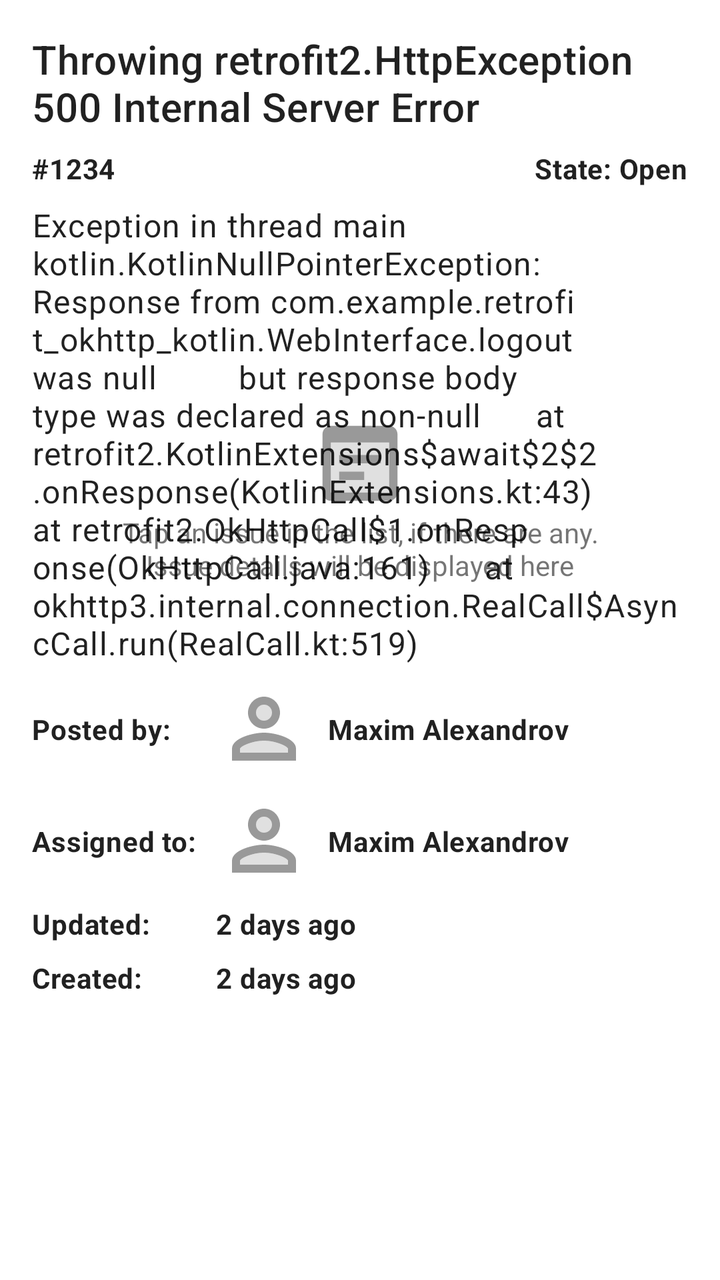
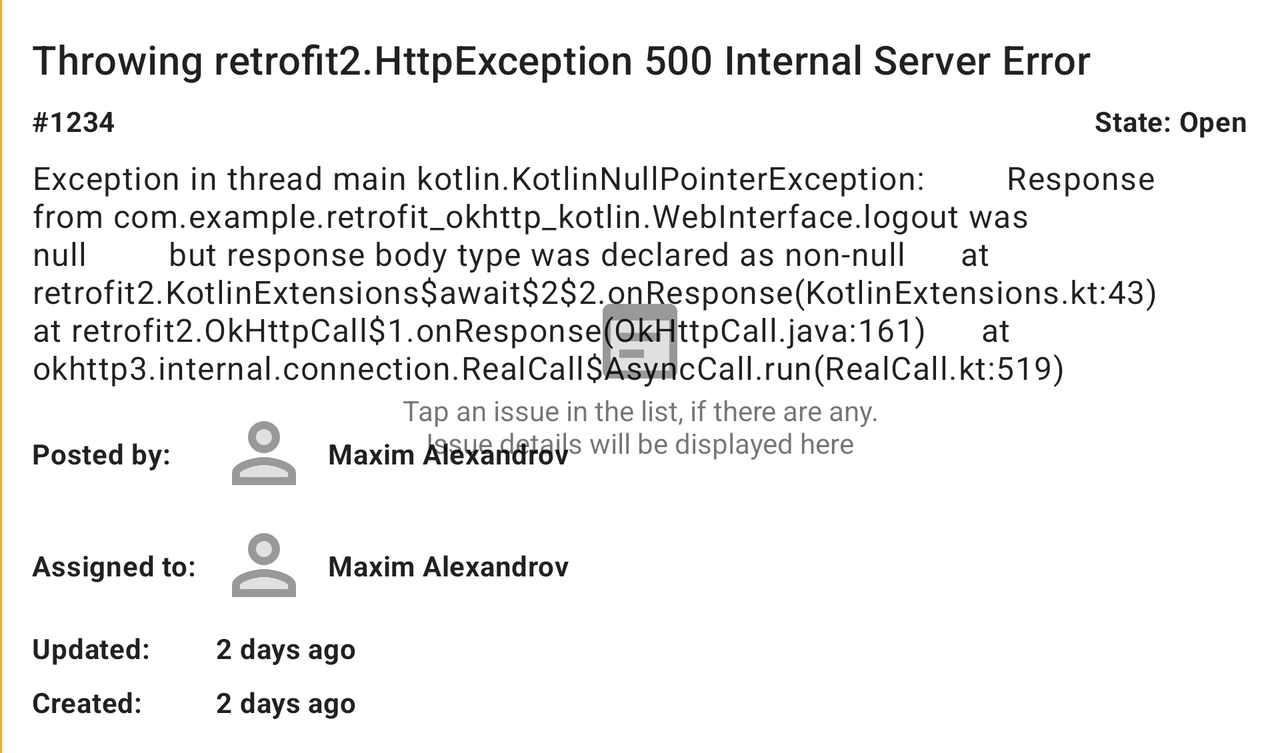

Compare how this app lays out the same screen by default and in its alternative resource folder. The renders come first, then the two layout files and the values they reference.
<!-- AndroidManifest.xml: application theme Theme.GithubIssues -->
<!-- res/layout/fragment_issue_detail.xml -->
<?xml version="1.0" encoding="utf-8"?>
<ScrollView xmlns:android="http://schemas.android.com/apk/res/android"
    xmlns:app="http://schemas.android.com/apk/res-auto"
    xmlns:tools="http://schemas.android.com/tools"
    android:layout_width="match_parent"
    android:layout_height="match_parent"
    android:layout_below="@id/appbar"
    android:paddingBottom="16dp"
    android:clipToPadding="false">

    <androidx.constraintlayout.widget.ConstraintLayout
        android:layout_width="match_parent"
        android:layout_height="wrap_content">

        <TextView
            style="@style/IssueTitleText"
            android:id="@+id/issue_details_title"
            android:layout_width="0dp"
            android:layout_height="wrap_content"
            android:layout_marginStart="@dimen/margin_on_sides"
            android:layout_marginTop="@dimen/margin_on_sides"
            android:layout_marginEnd="@dimen/margin_on_sides"
            app:layout_constraintEnd_toEndOf="parent"
            app:layout_constraintStart_toStartOf="parent"
            app:layout_constraintTop_toTopOf="parent"
            tools:text="Throwing retrofit2.HttpException 500 Internal Server Error" />

        <TextView
            style="@style/IssueMetadataText"
            android:id="@+id/issue_details_number"
            android:layout_width="wrap_content"
            android:layout_height="wrap_content"
            android:layout_marginStart="@dimen/margin_on_sides"
            android:layout_marginTop="@dimen/margin_between_elements"
            app:layout_constraintEnd_toStartOf="@+id/issue_details_state"
            app:layout_constraintHorizontal_chainStyle="spread_inside"
            app:layout_constraintStart_toStartOf="parent"
            app:layout_constraintTop_toBottomOf="@+id/issue_details_title"
            tools:text="#1234" />

        <TextView
            style="@style/IssueMetadataText"
            android:id="@+id/issue_details_state"
            android:layout_width="wrap_content"
            android:layout_height="wrap_content"
            android:layout_marginTop="@dimen/margin_between_elements"
            android:layout_marginEnd="@dimen/margin_on_sides"
            app:layout_constraintEnd_toEndOf="parent"
            app:layout_constraintStart_toEndOf="@+id/issue_details_number"
            app:layout_constraintTop_toBottomOf="@+id/issue_details_title"
            tools:text="State: Open" />

        <TextView
            style="@style/IssueDescriptionText"
            android:id="@+id/issue_details_body"
            android:layout_width="0dp"
            android:layout_height="wrap_content"
            android:layout_marginStart="@dimen/margin_on_sides"
            android:layout_marginTop="@dimen/margin_between_elements"
            android:layout_marginEnd="@dimen/margin_on_sides"
            android:paddingEnd="@dimen/small_padding"
            app:layout_constraintEnd_toEndOf="parent"
            app:layout_constraintStart_toStartOf="parent"
            app:layout_constraintTop_toBottomOf="@+id/issue_details_number"
            tools:text="Exception in thread main kotlin.KotlinNullPointerException:
        Response from com.example.retrofit_okhttp_kotlin.WebInterface.logout was null
        but response body type was declared as non-null
	    at retrofit2.KotlinExtensions$await$2$2.onResponse(KotlinExtensions.kt:43)
	    at retrofit2.OkHttpCall$1.onResponse(OkHttpCall.java:161)
	    at okhttp3.internal.connection.RealCall$AsyncCall.run(RealCall.kt:519)"
            tools:ignore="RtlSymmetry" />

        <TextView
            style="@style/IssueMetadataText"
            android:id="@+id/issue_details_posted_by"
            android:layout_width="wrap_content"
            android:layout_height="wrap_content"
            android:layout_marginStart="@dimen/margin_on_sides"
            app:layout_constraintBottom_toBottomOf="@id/issue_details_author_avatar"
            app:layout_constraintStart_toStartOf="parent"
            app:layout_constraintTop_toTopOf="@id/issue_details_author_avatar"
            android:text="@string/posted_by" />

        <ImageView
            android:id="@+id/issue_details_author_avatar"
            android:layout_width="@dimen/issue_details_avatar_width"
            android:layout_height="@dimen/issue_details_avatar_height"
            android:layout_marginTop="@dimen/margin_between_elements"
            android:layout_marginStart="@dimen/margin_between_elements"
            app:layout_constraintEnd_toStartOf="@+id/issue_details_author"
            app:layout_constraintHorizontal_bias="0.5"
            app:layout_constraintStart_toStartOf="@id/guideline"
            app:layout_constraintTop_toBottomOf="@id/issue_details_body"
            android:importantForAccessibility="no"
            tools:src="@drawable/ic_user_placeholder" />

        <TextView
            style="@style/IssueMetadataText"
            android:id="@+id/issue_details_author"
            android:layout_width="wrap_content"
            android:layout_height="wrap_content"
            android:layout_marginStart="@dimen/margin_between_elements"
            android:ellipsize="end"
            android:maxLines="1"
            app:layout_constraintBottom_toBottomOf="@id/issue_details_author_avatar"
            app:layout_constraintStart_toEndOf="@+id/issue_details_author_avatar"
            app:layout_constraintTop_toTopOf="@id/issue_details_author_avatar"
            tools:text="Maxim Alexandrov" />

        <TextView
            style="@style/IssueMetadataText"
            android:id="@+id/issue_details_assigned_to"
            android:layout_width="wrap_content"
            android:layout_height="wrap_content"
            android:layout_marginStart="@dimen/margin_on_sides"
            app:layout_constraintBottom_toBottomOf="@id/issue_details_assignee_avatar"
            app:layout_constraintStart_toStartOf="parent"
            app:layout_constraintTop_toTopOf="@id/issue_details_assignee_avatar"
            android:text="@string/assigned_to" />

        <ImageView
            android:id="@+id/issue_details_assignee_avatar"
            android:layout_width="@dimen/issue_details_avatar_width"
            android:layout_height="@dimen/issue_details_avatar_height"
            android:textAppearance="@style/TextAppearance.MaterialComponents.Body2"
            android:layout_marginTop="@dimen/margin_between_elements"
            android:layout_marginStart="@dimen/margin_between_elements"
            app:layout_constraintHorizontal_bias="0.5"
            app:layout_constraintStart_toStartOf="@+id/guideline"
            app:layout_constraintTop_toBottomOf="@id/issue_details_author_avatar"
            android:importantForAccessibility="no"
            tools:src="@drawable/ic_user_placeholder" />

        <TextView
            style="@style/IssueMetadataText"
            android:id="@+id/issue_details_assignee"
            android:layout_width="wrap_content"
            android:layout_height="wrap_content"
            android:layout_marginStart="@dimen/margin_between_elements"
            android:ellipsize="end"
            android:maxLines="1"
            app:layout_constraintBottom_toBottomOf="@id/issue_details_assignee_avatar"
            app:layout_constraintStart_toEndOf="@+id/issue_details_assignee_avatar"
            app:layout_constraintTop_toTopOf="@id/issue_details_assignee_avatar"
            tools:text="Maxim Alexandrov" />

        <TextView
            style="@style/IssueMetadataText"
            android:id="@+id/issue_details_updated"
            android:layout_width="wrap_content"
            android:layout_height="wrap_content"
            android:layout_marginStart="@dimen/margin_on_sides"
            android:layout_marginTop="@dimen/margin_between_elements"
            app:layout_constraintStart_toStartOf="parent"
            app:layout_constraintTop_toBottomOf="@id/issue_details_assignee_avatar"
            android:text="@string/updated" />

        <TextView
            style="@style/IssueMetadataText"
            android:id="@+id/issue_details_updated_date"
            android:layout_width="wrap_content"
            android:layout_height="wrap_content"
            android:layout_marginTop="@dimen/margin_between_elements"
            android:layout_marginStart="@dimen/margin_between_elements"
            app:layout_constraintStart_toStartOf="@+id/guideline"
            app:layout_constraintTop_toBottomOf="@id/issue_details_assignee_avatar"
            tools:text="2 days ago" />

        <TextView
            style="@style/IssueMetadataText"
            android:id="@+id/issue_details_created"
            android:layout_width="wrap_content"
            android:layout_height="wrap_content"
            android:layout_marginStart="@dimen/margin_on_sides"
            android:layout_marginTop="@dimen/margin_between_elements"
            app:layout_constraintStart_toStartOf="parent"
            app:layout_constraintTop_toBottomOf="@id/issue_details_updated"
            android:text="@string/created" />

        <TextView
            style="@style/IssueMetadataText"
            android:id="@+id/issue_details_created_date"
            android:layout_width="wrap_content"
            android:layout_height="wrap_content"
            android:layout_marginTop="@dimen/margin_between_elements"
            android:layout_marginStart="@dimen/margin_between_elements"
            app:layout_constraintStart_toStartOf="@+id/guideline"
            app:layout_constraintTop_toBottomOf="@id/issue_details_updated_date"
            tools:text="2 days ago" />

        <androidx.constraintlayout.widget.Guideline
            android:id="@+id/guideline"
            android:layout_width="wrap_content"
            android:layout_height="wrap_content"
            android:orientation="vertical"
            app:layout_constraintGuide_begin="100dp" />

        <ImageView
            android:id="@+id/empty_issue_details_placeholder_image"
            android:layout_width="@dimen/empty_issue_details_placeholder_image_width"
            android:layout_height="@dimen/empty_issue_details_placeholder_image_height"
            android:src="@drawable/ic_empty_issue_details"
            android:visibility="gone"
            app:layout_constraintBottom_toTopOf="@+id/empty_issue_details_placeholder_text"
            app:layout_constraintEnd_toEndOf="parent"
            app:layout_constraintStart_toStartOf="parent"
            app:layout_constraintTop_toTopOf="parent"
            app:layout_constraintVertical_chainStyle="packed"
            android:importantForAccessibility="no"
            tools:visibility="visible" />

        <TextView
            style="@style/IssueEmptyDetailsPlaceholderText"
            android:id="@+id/empty_issue_details_placeholder_text"
            android:layout_width="0dp"
            android:layout_height="wrap_content"
            android:gravity="center"
            android:text="@string/placeholder_no_issue_details"
            android:visibility="gone"
            app:layout_constraintBottom_toBottomOf="parent"
            app:layout_constraintEnd_toEndOf="parent"
            app:layout_constraintStart_toStartOf="parent"
            app:layout_constraintTop_toBottomOf="@+id/empty_issue_details_placeholder_image"
            tools:visibility="visible" />

    </androidx.constraintlayout.widget.ConstraintLayout>
</ScrollView>
<!-- resources referenced by this layout -->
<resources>
  <dimen name="empty_issue_details_placeholder_image_height">50dp</dimen>
  <dimen name="empty_issue_details_placeholder_image_width">50dp</dimen>
  <dimen name="issue_details_avatar_height">48dp</dimen>
  <dimen name="issue_details_avatar_width">48dp</dimen>
  <dimen name="margin_between_elements">8dp</dimen>
  <dimen name="margin_on_sides">16dp</dimen>
  <dimen name="small_padding">4dp</dimen>
  <!-- drawable ic_empty_issue_details (drawable) -->
  <vector android:alpha="0.67" android:autoMirrored="true"
      android:height="24dp" android:tint="?attr/colorControlNormal"
      android:viewportHeight="24" android:viewportWidth="24"
      android:width="24dp" xmlns:android="http://schemas.android.com/apk/res/android">
      <path android:fillAlpha="0.3"
          android:fillColor="@android:color/white"
          android:pathData="M19,19H5V7h14V19zM17,12H7v-2h10V12zM13,16H7v-2h6V16z" android:strokeAlpha="0.3"/>
      <path android:fillColor="@android:color/white" android:pathData="M19,3H5C3.89,3 3,3.9 3,5v14c0,1.1 0.89,2 2,2h14c1.1,0 2,-0.9 2,-2V5C21,3.9 20.11,3 19,3zM19,19H5V7h14V19zM17,12H7v-2h10V12zM13,16H7v-2h6V16z"/>
  </vector>
  <!-- drawable ic_user_placeholder (drawable) -->
  <vector android:alpha="0.67" android:height="48dp"
      android:tint="?attr/colorControlNormal" android:viewportHeight="24"
      android:viewportWidth="24" android:width="48dp" xmlns:android="http://schemas.android.com/apk/res/android">
      <path android:fillAlpha="0.3"
          android:fillColor="@android:color/white"
          android:pathData="M12,8m-2,0a2,2 0,1 1,4 0a2,2 0,1 1,-4 0" android:strokeAlpha="0.3"/>
      <path android:fillAlpha="0.3"
          android:fillColor="@android:color/white"
          android:pathData="M12,15c-2.7,0 -5.8,1.29 -6,2.01V18h12v-1c-0.2,-0.71 -3.3,-2 -6,-2z" android:strokeAlpha="0.3"/>
      <path android:fillColor="@android:color/white" android:pathData="M12,12c2.21,0 4,-1.79 4,-4s-1.79,-4 -4,-4 -4,1.79 -4,4 1.79,4 4,4zM12,6c1.1,0 2,0.9 2,2s-0.9,2 -2,2 -2,-0.9 -2,-2 0.9,-2 2,-2zM12,13c-2.67,0 -8,1.34 -8,4v3h16v-3c0,-2.66 -5.33,-4 -8,-4zM18,18L6,18v-0.99c0.2,-0.72 3.3,-2.01 6,-2.01s5.8,1.29 6,2v1z"/>
  </vector>
  <string name="assigned_to">Assigned to:</string>
  <string name="created">Created:</string>
  <string name="placeholder_no_issue_details">Tap an issue in the list, if there are any.\nIssue details will be displayed here</string>
  <string name="posted_by">Posted by:</string>
  <string name="updated">Updated:</string>
  <style name="IssueDescriptionText">
          <item name="android:textAppearance">@style/TextAppearance.MaterialComponents.Body1</item>
      </style>
  <style name="IssueMetadataText">
          <item name="android:textAppearance">@style/TextAppearance.MaterialComponents.Body2</item>
          <item name="android:textStyle">bold</item>
      </style>
  <style name="IssueTitleText">
          <item name="android:textAppearance">@style/TextAppearance.MaterialComponents.Headline6</item>
      </style>
  <style name="Theme.GithubIssues" parent="Theme.MaterialComponents.DayNight.DarkActionBar">
          
          <item name="colorPrimary">@color/purple_500</item>
          <item name="colorPrimaryVariant">@color/purple_700</item>
          <item name="colorOnPrimary">@color/white</item>
          
          <item name="colorSecondary">@color/teal_200</item>
          <item name="colorSecondaryVariant">@color/teal_700</item>
          <item name="colorOnSecondary">@color/black</item>
          
          <item name="android:statusBarColor" tools:targetApi="l">?attr/colorPrimaryVariant</item>
          
      </style>
  <color name="teal_200">#FF03DAC5</color>
  <color name="teal_700">#FF018786</color>
  <color name="black">#FF000000</color>
</resources>
<!-- res/layout-w600dp/fragment_issue_detail.xml (the repository's variant of the layout above) -->
<!-- drawn on the phone turned sideways -->
<?xml version="1.0" encoding="utf-8"?>
<ScrollView xmlns:android="http://schemas.android.com/apk/res/android"
    xmlns:app="http://schemas.android.com/apk/res-auto"
    xmlns:tools="http://schemas.android.com/tools"
    android:layout_width="match_parent"
    android:layout_height="match_parent"
    android:fillViewport="true">

    <androidx.constraintlayout.widget.ConstraintLayout
        android:layout_width="match_parent"
        android:layout_height="wrap_content">

        <ImageView
            android:id="@+id/divider"
            android:layout_width="1dp"
            android:layout_height="0dp"
            android:src="@drawable/issue_details_divider"
            android:importantForAccessibility="no"
            app:layout_constraintStart_toStartOf="parent"
            app:layout_constraintTop_toTopOf="parent"
            app:layout_constraintBottom_toBottomOf="parent"/>

        <TextView
            android:id="@+id/issue_details_title"
            android:layout_width="0dp"
            android:layout_height="wrap_content"
            android:layout_marginStart="@dimen/margin_on_sides"
            android:layout_marginTop="@dimen/margin_on_sides"
            android:layout_marginEnd="@dimen/margin_on_sides"
            android:textAppearance="@style/TextAppearance.MaterialComponents.Headline6"
            app:layout_constraintEnd_toEndOf="parent"
            app:layout_constraintStart_toStartOf="@id/divider"
            app:layout_constraintTop_toTopOf="parent"
            tools:text="Throwing retrofit2.HttpException 500 Internal Server Error" />

        <TextView
            android:id="@+id/issue_details_number"
            android:layout_width="wrap_content"
            android:layout_height="wrap_content"
            android:layout_marginStart="@dimen/margin_on_sides"
            android:layout_marginTop="@dimen/margin_between_elements"
            android:textStyle="bold"
            android:textAppearance="@style/TextAppearance.MaterialComponents.Body2"
            app:layout_constraintEnd_toStartOf="@+id/issue_details_state"
            app:layout_constraintHorizontal_chainStyle="spread_inside"
            app:layout_constraintStart_toStartOf="@id/divider"
            app:layout_constraintTop_toBottomOf="@+id/issue_details_title"
            tools:text="#1234" />

        <TextView
            android:id="@+id/issue_details_state"
            android:layout_width="wrap_content"
            android:layout_height="wrap_content"
            android:layout_marginTop="@dimen/margin_between_elements"
            android:layout_marginEnd="@dimen/margin_on_sides"
            android:textStyle="bold"
            android:textAppearance="@style/TextAppearance.MaterialComponents.Body2"
            app:layout_constraintEnd_toEndOf="parent"
            app:layout_constraintStart_toEndOf="@+id/issue_details_number"
            app:layout_constraintTop_toBottomOf="@+id/issue_details_title"
            tools:text="State: Open" />

        <TextView
            android:id="@+id/issue_details_body"
            android:layout_width="0dp"
            android:layout_height="wrap_content"
            android:textAppearance="@style/TextAppearance.MaterialComponents.Body1"
            android:layout_marginStart="@dimen/margin_on_sides"
            android:layout_marginTop="@dimen/margin_between_elements"
            android:layout_marginEnd="@dimen/margin_on_sides"
            app:layout_constraintEnd_toEndOf="parent"
            app:layout_constraintStart_toStartOf="@id/divider"
            app:layout_constraintTop_toBottomOf="@+id/issue_details_number"
            tools:text="Exception in thread main kotlin.KotlinNullPointerException:
        Response from com.example.retrofit_okhttp_kotlin.WebInterface.logout was null
        but response body type was declared as non-null
	    at retrofit2.KotlinExtensions$await$2$2.onResponse(KotlinExtensions.kt:43)
	    at retrofit2.OkHttpCall$1.onResponse(OkHttpCall.java:161)
	    at okhttp3.internal.connection.RealCall$AsyncCall.run(RealCall.kt:519)" />

        <TextView
            android:id="@+id/issue_details_posted_by"
            android:layout_width="wrap_content"
            android:layout_height="wrap_content"
            android:textStyle="bold"
            android:textAppearance="@style/TextAppearance.MaterialComponents.Body2"
            android:layout_marginStart="@dimen/margin_on_sides"
            app:layout_constraintBottom_toBottomOf="@id/issue_details_author_avatar"
            app:layout_constraintStart_toStartOf="@id/divider"
            app:layout_constraintTop_toTopOf="@id/issue_details_author_avatar"
            android:text="@string/posted_by" />

        <ImageView
            android:id="@+id/issue_details_author_avatar"
            android:layout_width="@dimen/issue_details_avatar_width"
            android:layout_height="@dimen/issue_details_avatar_height"
            android:layout_marginTop="@dimen/margin_between_elements"
            android:layout_marginStart="@dimen/margin_between_elements"
            app:layout_constraintEnd_toStartOf="@+id/issue_details_author"
            app:layout_constraintHorizontal_bias="0.5"
            app:layout_constraintStart_toStartOf="@id/guideline"
            app:layout_constraintTop_toBottomOf="@id/issue_details_body"
            android:importantForAccessibility="no"
            tools:src="@drawable/ic_user_placeholder" />

        <TextView
            android:id="@+id/issue_details_author"
            android:layout_width="wrap_content"
            android:layout_height="wrap_content"
            android:textStyle="bold"
            android:textAppearance="@style/TextAppearance.MaterialComponents.Body2"
            android:layout_marginStart="@dimen/margin_between_elements"
            android:ellipsize="end"
            android:maxLines="1"
            app:layout_constraintBottom_toBottomOf="@id/issue_details_author_avatar"
            app:layout_constraintStart_toEndOf="@+id/issue_details_author_avatar"
            app:layout_constraintTop_toTopOf="@id/issue_details_author_avatar"
            tools:text="Maxim Alexandrov" />

        <TextView
            android:id="@+id/issue_details_assigned_to"
            android:layout_width="wrap_content"
            android:layout_height="wrap_content"
            android:textStyle="bold"
            android:textAppearance="@style/TextAppearance.MaterialComponents.Body2"
            android:layout_marginStart="@dimen/margin_on_sides"
            app:layout_constraintBottom_toBottomOf="@id/issue_details_assignee_avatar"
            app:layout_constraintStart_toStartOf="@id/divider"
            app:layout_constraintTop_toTopOf="@id/issue_details_assignee_avatar"
            android:text="@string/assigned_to" />

        <ImageView
            android:id="@+id/issue_details_assignee_avatar"
            android:layout_width="@dimen/issue_details_avatar_width"
            android:layout_height="@dimen/issue_details_avatar_height"
            android:textAppearance="@style/TextAppearance.MaterialComponents.Body2"
            android:layout_marginTop="@dimen/margin_between_elements"
            android:layout_marginStart="@dimen/margin_between_elements"
            app:layout_constraintHorizontal_bias="0.5"
            app:layout_constraintStart_toStartOf="@+id/guideline"
            app:layout_constraintTop_toBottomOf="@id/issue_details_author_avatar"
            android:importantForAccessibility="no"
            tools:src="@drawable/ic_user_placeholder" />

        <TextView
            android:id="@+id/issue_details_assignee"
            android:layout_width="wrap_content"
            android:layout_height="wrap_content"
            android:textStyle="bold"
            android:textAppearance="@style/TextAppearance.MaterialComponents.Body2"
            android:layout_marginStart="@dimen/margin_between_elements"
            android:ellipsize="end"
            android:maxLines="1"
            app:layout_constraintBottom_toBottomOf="@id/issue_details_assignee_avatar"
            app:layout_constraintStart_toEndOf="@+id/issue_details_assignee_avatar"
            app:layout_constraintTop_toTopOf="@id/issue_details_assignee_avatar"
            tools:text="Maxim Alexandrov" />

        <TextView
            android:id="@+id/issue_details_updated"
            android:layout_width="wrap_content"
            android:layout_height="wrap_content"
            android:textStyle="bold"
            android:textAppearance="@style/TextAppearance.MaterialComponents.Body2"
            android:layout_marginStart="@dimen/margin_on_sides"
            android:layout_marginTop="@dimen/margin_between_elements"
            app:layout_constraintStart_toStartOf="@id/divider"
            app:layout_constraintTop_toBottomOf="@id/issue_details_assignee_avatar"
            android:text="@string/updated" />

        <TextView
            android:id="@+id/issue_details_updated_date"
            android:layout_width="wrap_content"
            android:layout_height="wrap_content"
            android:textStyle="bold"
            android:textAppearance="@style/TextAppearance.MaterialComponents.Body2"
            android:layout_marginTop="@dimen/margin_between_elements"
            android:layout_marginStart="@dimen/margin_between_elements"
            app:layout_constraintStart_toStartOf="@+id/guideline"
            app:layout_constraintTop_toBottomOf="@id/issue_details_assignee_avatar"
            tools:text="2 days ago" />

        <TextView
            android:id="@+id/issue_details_created"
            android:layout_width="wrap_content"
            android:layout_height="wrap_content"
            android:textStyle="bold"
            android:textAppearance="@style/TextAppearance.MaterialComponents.Body2"
            android:layout_marginStart="@dimen/margin_on_sides"
            android:layout_marginTop="@dimen/margin_between_elements"
            android:layout_marginBottom="@dimen/margin_on_sides"
            app:layout_constraintStart_toStartOf="@id/divider"
            app:layout_constraintTop_toBottomOf="@id/issue_details_updated"
            android:text="@string/created" />

        <TextView
            android:id="@+id/issue_details_created_date"
            android:layout_width="wrap_content"
            android:layout_height="wrap_content"
            android:textStyle="bold"
            android:textAppearance="@style/TextAppearance.MaterialComponents.Body2"
            android:layout_marginTop="@dimen/margin_between_elements"
            android:layout_marginStart="@dimen/margin_between_elements"
            android:paddingBottom="@dimen/margin_on_sides"
            app:layout_constraintStart_toStartOf="@+id/guideline"
            app:layout_constraintTop_toBottomOf="@id/issue_details_updated_date"
            tools:text="2 days ago" />

        <androidx.constraintlayout.widget.Guideline
            android:id="@+id/guideline"
            android:layout_width="wrap_content"
            android:layout_height="wrap_content"
            android:orientation="vertical"
            app:layout_constraintGuide_begin="100dp" />

        <ImageView
            android:id="@+id/empty_issue_details_placeholder_image"
            android:layout_width="@dimen/empty_list_placeholder_image_width"
            android:layout_height="@dimen/empty_list_placeholder_image_height"
            android:src="@drawable/ic_empty_issue_details"
            android:visibility="gone"
            app:layout_constraintBottom_toTopOf="@+id/empty_issue_details_placeholder_text"
            app:layout_constraintEnd_toEndOf="parent"
            app:layout_constraintStart_toStartOf="parent"
            app:layout_constraintTop_toTopOf="parent"
            app:layout_constraintVertical_chainStyle="packed"
            android:importantForAccessibility="no"
            tools:visibility="visible" />

        <TextView
            style="@style/IssueEmptyDetailsPlaceholderText"
            android:id="@+id/empty_issue_details_placeholder_text"
            android:layout_width="0dp"
            android:layout_height="wrap_content"
            android:gravity="center"
            android:text="@string/placeholder_no_issue_details"
            android:visibility="gone"
            app:layout_constraintBottom_toBottomOf="parent"
            app:layout_constraintEnd_toEndOf="parent"
            app:layout_constraintStart_toStartOf="parent"
            app:layout_constraintTop_toBottomOf="@+id/empty_issue_details_placeholder_image"
            tools:visibility="visible" />

    </androidx.constraintlayout.widget.ConstraintLayout>
</ScrollView>
<!-- resources referenced by the variant -->
<!-- as the phone turned sideways resolves them -->
<resources>
  <dimen name="empty_list_placeholder_image_height">50dp</dimen>
  <dimen name="empty_list_placeholder_image_width">50dp</dimen>
  <dimen name="issue_details_avatar_height">48dp</dimen>
  <dimen name="issue_details_avatar_width">48dp</dimen>
  <dimen name="margin_between_elements">8dp</dimen>
  <dimen name="margin_on_sides">16dp</dimen>
  <!-- drawable ic_empty_issue_details (drawable) -->
  <vector android:alpha="0.67" android:autoMirrored="true"
      android:height="24dp" android:tint="?attr/colorControlNormal"
      android:viewportHeight="24" android:viewportWidth="24"
      android:width="24dp" xmlns:android="http://schemas.android.com/apk/res/android">
      <path android:fillAlpha="0.3"
          android:fillColor="@android:color/white"
          android:pathData="M19,19H5V7h14V19zM17,12H7v-2h10V12zM13,16H7v-2h6V16z" android:strokeAlpha="0.3"/>
      <path android:fillColor="@android:color/white" android:pathData="M19,3H5C3.89,3 3,3.9 3,5v14c0,1.1 0.89,2 2,2h14c1.1,0 2,-0.9 2,-2V5C21,3.9 20.11,3 19,3zM19,19H5V7h14V19zM17,12H7v-2h10V12zM13,16H7v-2h6V16z"/>
  </vector>
  <!-- drawable ic_user_placeholder (drawable) -->
  <vector android:alpha="0.67" android:height="48dp"
      android:tint="?attr/colorControlNormal" android:viewportHeight="24"
      android:viewportWidth="24" android:width="48dp" xmlns:android="http://schemas.android.com/apk/res/android">
      <path android:fillAlpha="0.3"
          android:fillColor="@android:color/white"
          android:pathData="M12,8m-2,0a2,2 0,1 1,4 0a2,2 0,1 1,-4 0" android:strokeAlpha="0.3"/>
      <path android:fillAlpha="0.3"
          android:fillColor="@android:color/white"
          android:pathData="M12,15c-2.7,0 -5.8,1.29 -6,2.01V18h12v-1c-0.2,-0.71 -3.3,-2 -6,-2z" android:strokeAlpha="0.3"/>
      <path android:fillColor="@android:color/white" android:pathData="M12,12c2.21,0 4,-1.79 4,-4s-1.79,-4 -4,-4 -4,1.79 -4,4 1.79,4 4,4zM12,6c1.1,0 2,0.9 2,2s-0.9,2 -2,2 -2,-0.9 -2,-2 0.9,-2 2,-2zM12,13c-2.67,0 -8,1.34 -8,4v3h16v-3c0,-2.66 -5.33,-4 -8,-4zM18,18L6,18v-0.99c0.2,-0.72 3.3,-2.01 6,-2.01s5.8,1.29 6,2v1z"/>
  </vector>
  <!-- drawable issue_details_divider (drawable) -->
  <?xml version="1.0" encoding="utf-8"?>
  <shape xmlns:android="http://schemas.android.com/apk/res/android"
      android:shape="rectangle">
      <solid
          android:color="@color/orange_medium"/>
  </shape>
  <string name="assigned_to">Assigned to:</string>
  <string name="created">Created:</string>
  <string name="placeholder_no_issue_details">Tap an issue in the list, if there are any.\nIssue details will be displayed here</string>
  <string name="posted_by">Posted by:</string>
  <string name="updated">Updated:</string>
  <style name="Theme.GithubIssues" parent="Theme.MaterialComponents.DayNight.DarkActionBar">
          
          <item name="colorPrimary">@color/purple_500</item>
          <item name="colorPrimaryVariant">@color/purple_700</item>
          <item name="colorOnPrimary">@color/white</item>
          
          <item name="colorSecondary">@color/teal_200</item>
          <item name="colorSecondaryVariant">@color/teal_700</item>
          <item name="colorOnSecondary">@color/black</item>
          
          <item name="android:statusBarColor" tools:targetApi="l">?attr/colorPrimaryVariant</item>
          
      </style>
  <color name="orange_medium">#f9a825</color>
  <color name="teal_200">#FF03DAC5</color>
  <color name="teal_700">#FF018786</color>
  <color name="black">#FF000000</color>
</resources>
